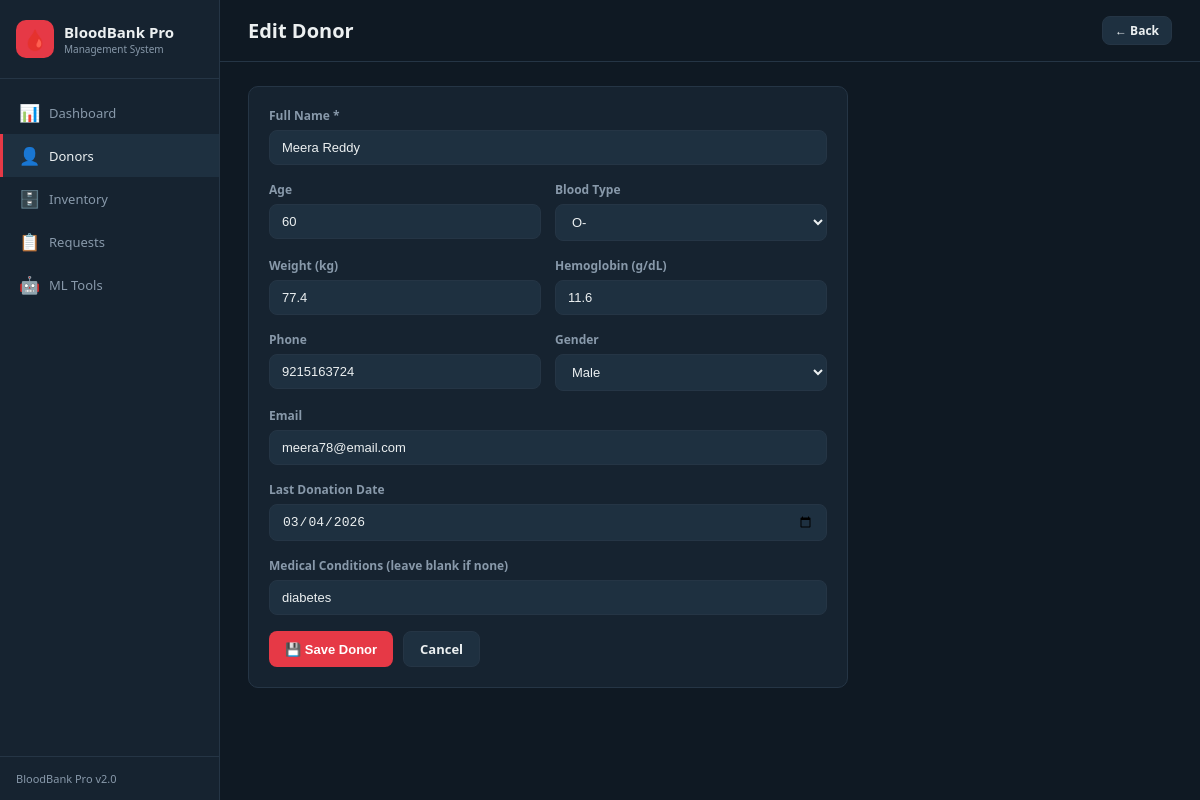
Screenshot of /donors/2/edit with the database file from the repository.
### tables this page shows
CREATE TABLE donors (
        id INTEGER PRIMARY KEY AUTOINCREMENT,
        name TEXT NOT NULL,
        age INTEGER,
        blood_type TEXT,
        gender TEXT,
        phone TEXT,
        email TEXT,
        weight REAL,
        hemoglobin REAL,
        last_donation TEXT,
        donations_count INTEGER DEFAULT 0,
        medical_conditions TEXT DEFAULT '',
        created_at TEXT DEFAULT CURRENT_TIMESTAMP
    );

### app.py (the view, shortened to what this page needs)
@app.route("/donors/<int:donor_id>/edit", methods=["GET", "POST"])
def edit_donor(donor_id):
    conn = get_connection()
    donor = dict(conn.execute("SELECT * FROM donors WHERE id=?", (donor_id,)).fetchone())
    conn.close()
    return render_template("donor_form.html", blood_types=BLOOD_TYPES, donor=donor)

### database.py (called while the page is built)
def get_connection():
    conn = sqlite3.connect(DB_PATH)
    conn.row_factory = sqlite3.Row
    return conn

### templates/donor_form.html (shortened to what this page needs)
{% extends "base.html" %}
{% block content %}
<div class="topbar">
  <h1>{% if donor %}Edit Donor{% else %}Add New Donor{% endif %}</h1>
  <a href="/donors" class="btn btn-secondary btn-sm">← Back</a>
</div>
<div class="content">
  <div class="card" style="max-width:600px">
    <form method="POST">
      <div class="form-group">
        <label class="form-label">Full Name *</label>
        <input name="name" class="form-control" required value="{{ donor.name if donor else '' }}">
      </div>
      <div class="form-row">
        <div class="form-group">
          <label class="form-label">Age</label>
          <input name="age" type="number" class="form-control" value="{{ donor.age if donor else '' }}">
        </div>
        <div class="form-group">
          <label class="form-label">Blood Type</label>
          <select name="blood_type" class="form-control">
            {% for bt in blood_types %}
            <option value="{{ bt }}" {% if donor and donor.blood_type==bt %}selected{% endif %}>{{ bt }}</option>
            {% endfor %}
          </select>
        </div>
      </div>
      <div class="form-row">
        <div class="form-group">
          <label class="form-label">Weight (kg)</label>
          <input name="weight" type="number" step="0.1" class="form-control" value="{{ donor.weight if donor else '' }}">
        </div>
        <div class="form-group">
          <label class="form-label">Hemoglobin (g/dL)</label>
          <input name="hemoglobin" type="number" step="0.1" class="form-control" value="{{ donor.hemoglobin if donor else '' }}">
        </div>
      </div>
      <div class="form-row">
        <div class="form-group">
          <label class="form-label">Phone</label>
          <input name="phone" class="form-control" value="{{ donor.phone if donor else '' }}">
        </div>
        <div class="form-group">
          <label class="form-label">Gender</label>
          <select name="gender" class="form-control">
            {% for g in ['Male','Female','Other'] %}
            <option value="{{ g }}" {% if donor and donor.gender==g %}selected{% endif %}>{{ g }}</option>
            {% endfor %}
          </select>
        </div>
      </div>
      <div class="form-group">
        <label class="form-label">Email</label>
        <input name="email" type="email" class="form-control" value="{{ donor.email if donor else '' }}">
      </div>
      <div class="form-group">
        <label class="form-label">Last Donation Date</label>
        <input name="last_donation" type="date" class="form-control" value="{{ donor.last_donation if donor else '' }}">
      </div>
      <div class="form-group">
        <label class="form-label">Medical Conditions (leave blank if none)</label>
        <input name="medical_conditions" class="form-control" value="{{ donor.medical_conditions if donor else '' }}">
      </div>
      <div style="display:flex;gap:10px;margin-top:8px">
        <button type="submit" class="btn btn-primary">💾 Save Donor</button>
        <a href="/donors" class="btn btn-secondary">Cancel</a>
      </div>
    </form>
  </div>
</div>
{% endblock %}

### templates/base.html (style rules this page uses)
* { margin:0;padding:0;box-sizing:border-box }
:root { --bg:#0F1923;--surface:#162330;--surface2:#1E3040; --accent:#E63946;--accent2:#2196F3;--success:#2ECC71; --warning:#F39C12;--danger:#E74C3C; --text:#ECF0F1;--dim:#8899AA;--border:#253545; --radius:10px; }
body { font-family:'Segoe UI',system-ui,sans-serif;background:var(--bg);color:var(--text);display:flex;min-height:100vh }
.topbar { padding:16px 28px;border-bottom:1px solid var(--border);display:flex;align-items:center;justify-content:space-between }
.topbar h1 { font-size:20px;font-weight:700 }
.content { padding:24px 28px }
.card { background:var(--surface);border:1px solid var(--border);border-radius:var(--radius);padding:20px }
.btn { display:inline-flex;align-items:center;gap:6px;padding:8px 16px;border-radius:8px;font-size:13px;font-weight:600;cursor:pointer;border:none;text-decoration:none;transition:.15s }
.btn-primary { background:var(--accent);color:#fff }
.btn-secondary { background:var(--surface2);color:var(--text);border:1px solid var(--border) }
.btn-sm { padding:5px 12px;font-size:12px }
.form-group { margin-bottom:16px }
.form-label { display:block;font-size:12px;color:var(--dim);margin-bottom:6px;font-weight:600 }
.form-control { width:100%;padding:9px 12px;background:var(--surface2);border:1px solid var(--border);border-radius:8px;color:var(--text);font-size:13px;outline:none;transition:.15s }
.form-row { display:grid;grid-template-columns:1fr 1fr;gap:14px }

### rows the page displays
donors: name "Meera Reddy", age "60", blood_type "O-", weight "77.4", hemoglobin "11.6", phone "9215163724", gender "Male", email "meera78@email.com", last_donation "03/04/2026", medical_conditions "diabetes"
